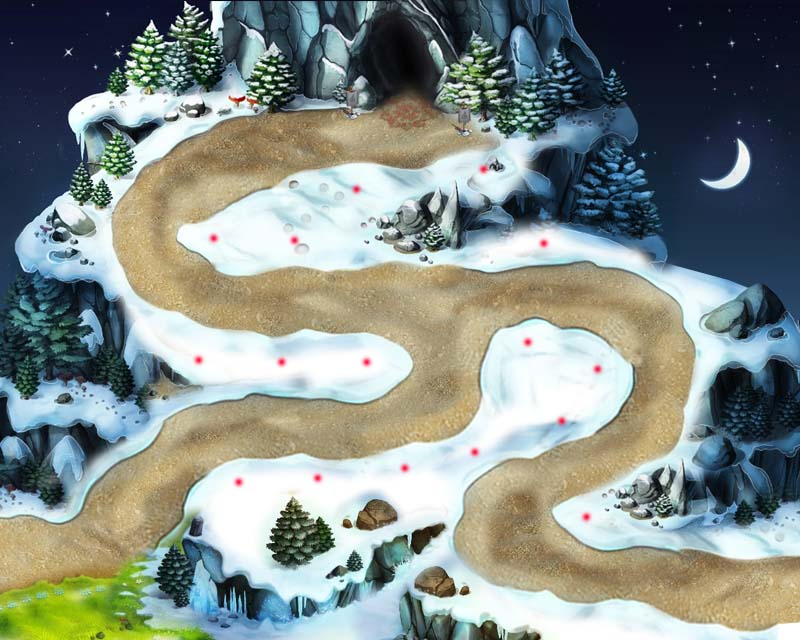

The image is a tile-based game level rendered from a .tmx file. Its description and complete source (layers, tilesets, objects, tile grids) follow:
An orthogonal 25x20 tile map with 32x32 px tiles, 2 tile layers (back, meta) and 58 objects (3x start, 2x waypoint－0, 2x waypoint－1, 2x waypoint－2, 2x waypoint－3, ...).

<map version="1.0" orientation="orthogonal" renderorder="right-down" width="25" height="20" tilewidth="32" tileheight="32" nextobjectid="61">
 <tileset firstgid="1" name="secene4" tilewidth="32" tileheight="32" tilecount="500" columns="25">
  <image source="battle4.jpg" trans="ff00ff" width="800" height="640" />
 </tileset>
 <layer name="back" width="25" height="20">
  <data encoding="csv">
1,2,3,4,5,6,7,8,9,10,11,12,13,14,15,16,17,18,19,20,21,22,23,24,25,
26,27,28,29,30,31,32,33,34,35,36,37,38,39,40,41,42,43,44,45,46,47,48,49,50,
51,52,53,54,55,56,57,58,59,60,61,62,63,64,65,66,67,68,69,70,71,72,73,74,75,
76,77,78,79,80,81,82,83,84,85,86,87,88,89,90,91,92,93,94,95,96,97,98,99,100,
101,102,103,104,105,106,107,108,109,110,111,112,113,114,115,116,117,118,119,120,121,122,123,124,125,
126,127,128,129,130,131,132,133,134,135,136,137,138,139,140,141,142,143,144,145,146,147,148,149,150,
151,152,153,154,155,156,157,158,159,160,161,162,163,164,165,166,167,168,169,170,171,172,173,174,175,
176,177,178,179,180,181,182,183,184,185,186,187,188,189,190,191,192,193,194,195,196,197,198,199,200,
201,202,203,204,205,206,207,208,209,210,211,212,213,214,215,216,217,218,219,220,221,222,223,224,225,
226,227,228,229,230,231,232,233,234,235,236,237,238,239,240,241,242,243,244,245,246,247,248,249,250,
251,252,253,254,255,256,257,258,259,260,261,262,263,264,265,266,267,268,269,270,271,272,273,274,275,
276,277,278,279,280,281,282,283,284,285,286,287,288,289,290,291,292,293,294,295,296,297,298,299,300,
301,302,303,304,305,306,307,308,309,310,311,312,313,314,315,316,317,318,319,320,321,322,323,324,325,
326,327,328,329,330,331,332,333,334,335,336,337,338,339,340,341,342,343,344,345,346,347,348,349,350,
351,352,353,354,355,356,357,358,359,360,361,362,363,364,365,366,367,368,369,370,371,372,373,374,375,
376,377,378,379,380,381,382,383,384,385,386,387,388,389,390,391,392,393,394,395,396,397,398,399,400,
401,402,403,404,405,406,407,408,409,410,411,412,413,414,415,416,417,418,419,420,421,422,423,424,425,
426,427,428,429,430,431,432,433,434,435,436,437,438,439,440,441,442,443,444,445,446,447,448,449,450,
451,452,453,454,455,456,457,458,459,460,461,462,463,464,465,466,467,468,469,470,471,472,473,474,475,
476,477,478,479,480,481,482,483,484,485,486,487,488,489,490,491,492,493,494,495,496,497,498,499,500
</data>
 </layer>
 <objectgroup name="path－1">
  <object id="48" name="start" x="782.667" y="596">
   <ellipse />
  </object>
  <object id="49" name="waypoint－0" x="513.333" y="548">
   <ellipse />
  </object>
  <object id="50" name="waypoint－1" x="522.667" y="492">
   <ellipse />
  </object>
  <object id="51" name="waypoint－2" x="628" y="445.333">
   <ellipse />
  </object>
  <object id="52" name="waypoint－3" x="660" y="357.333">
   <ellipse />
  </object>
  <object id="53" name="waypoint－4" x="597.333" y="300">
   <ellipse />
  </object>
  <object id="54" name="waypoint－5" x="372" y="304">
   <ellipse />
  </object>
  <object id="55" name="waypoint－6" x="212" y="304">
   <ellipse />
  </object>
  <object id="56" name="waypoint－7" x="149.333" y="238.667">
   <ellipse />
  </object>
  <object id="57" name="waypoint－8" x="225.333" y="165.333">
   <ellipse />
  </object>
  <object id="58" name="waypoint－9" x="362.667" y="134.667">
   <ellipse />
  </object>
  <object id="59" name="waypoint－10" x="425.333" y="137.333">
   <ellipse />
  </object>
  <object id="60" name="end" x="401.333" y="65.3333">
   <ellipse />
  </object>
 </objectgroup>
 <objectgroup name="path－0">
  <object id="3" name="start" x="20" y="564" />
  <object id="4" name="waypoint－0" x="101.333" y="540" />
  <object id="5" name="waypoint－1" x="189.333" y="449.333" />
  <object id="6" name="waypoint－2" x="225.333" y="432" />
  <object id="7" name="waypoint－3" x="398" y="420" />
  <object id="8" name="waypoint－4" x="436" y="385" />
  <object id="9" name="waypoint－5" x="441" y="310" />
  <object id="10" name="waypoint－6" x="213" y="305" />
  <object id="11" name="waypoint－7" x="147" y="231" />
  <object id="12" name="waypoint－8" x="224" y="162" />
  <object id="13" name="waypoint－9" x="404" y="126" />
  <object id="14" name="end" x="402" y="72" />
 </objectgroup>
 <objectgroup name="base">
  <object id="15" name="base－0" x="485" y="172" />
  <object id="16" name="guard－0" x="399" y="139" />
  <object id="17" name="base－1" x="354" y="185" />
  <object id="18" name="guard－1" x="325" y="141" />
  <object id="19" name="base－2" x="213" y="237" />
  <object id="20" name="guard－2" x="146" y="239" />
  <object id="22" name="base－3" x="294" y="244" />
  <object id="23" name="guard－3" x="294" y="298" />
  <object id="24" name="base－4" x="545" y="244" />
  <object id="25" name="guard－4" x="551" y="292" />
  <object id="26" name="base－5" x="201" y="360" />
  <object id="27" name="guard－5" x="205" y="296" />
  <object id="28" name="base－6" x="281" y="363" />
  <object id="29" name="guard－6" x="284" y="430" />
  <object id="30" name="base－7" x="367" y="366" />
  <object id="31" name="guard－7" x="441" y="313" />
  <object id="32" name="base－8" x="530" y="340" />
  <object id="33" name="guard－8" x="455" y="344" />
  <object id="34" name="base－9" x="601" y="371" />
  <object id="35" name="guard－9" x="663" y="370" />
  <object id="36" name="base－10" x="562" y="425" />
  <object id="37" name="guard－10" x="635" y="434" />
  <object id="38" name="base－11" x="585" y="514" />
  <object id="39" name="guard－11" x="592" y="576" />
  <object id="40" name="base－12" x="476" y="453" />
  <object id="41" name="guard－12" x="508" y="514" />
  <object id="42" name="base－13" x="404" y="467" />
  <object id="43" name="guard－13" x="384" y="422" />
  <object id="44" name="base－14" x="318" y="477" />
  <object id="45" name="guard－14" x="331" y="432" />
  <object id="46" name="base－15" x="235" y="485" />
  <object id="47" name="guard－15" x="158" y="482" />
 </objectgroup>
 <objectgroup name="hero">
  <object id="1" name="start" x="410" y="114" />
 </objectgroup>
 <layer name="meta" width="25" height="20" opacity="0">
  <data encoding="csv">
477,477,477,477,477,477,477,477,477,477,477,477,477,477,477,477,477,477,477,477,477,477,477,477,477,
477,477,477,477,477,477,477,477,477,477,477,0,0,0,477,477,477,477,477,477,477,477,477,477,477,
477,477,477,477,477,477,477,477,477,477,0,0,0,0,477,477,477,477,477,477,477,477,477,477,477,
477,477,477,477,477,477,477,0,0,0,0,0,0,0,0,477,477,477,477,477,477,477,477,477,477,
477,477,477,477,0,0,0,0,0,0,0,0,0,0,0,0,477,477,477,477,477,477,477,477,477,
477,477,477,0,0,0,0,0,0,0,0,0,0,0,0,477,477,477,477,477,477,477,477,477,477,
477,477,477,0,0,0,0,0,0,0,0,0,477,477,477,477,477,477,477,477,477,477,477,477,477,
477,477,477,0,0,0,0,0,0,0,0,0,477,477,477,477,477,477,477,477,477,477,477,477,477,
477,477,477,0,0,0,0,0,0,0,0,0,0,0,0,0,0,0,0,0,0,477,477,477,477,
477,477,477,477,0,0,0,0,0,0,0,0,0,0,0,0,0,0,0,0,0,0,477,477,477,
477,477,477,477,477,0,0,0,0,0,0,0,0,0,0,0,0,0,0,0,0,0,477,477,477,
477,477,477,477,477,0,0,0,0,0,0,0,0,0,0,0,0,0,0,0,0,0,477,477,477,
477,477,477,477,477,0,0,0,0,0,0,0,0,0,0,0,0,0,0,0,0,0,477,477,477,
477,477,477,477,0,0,0,0,0,0,0,0,0,0,0,0,0,0,0,0,0,0,477,477,477,
477,477,477,0,0,0,0,0,0,0,0,0,0,0,0,0,0,0,0,0,0,477,477,477,477,
477,477,0,0,0,0,0,0,477,477,477,477,477,0,0,0,0,0,0,477,477,477,477,477,477,
0,0,0,0,0,0,0,0,477,477,477,477,477,477,0,0,0,0,0,477,477,477,477,477,477,
0,0,0,0,0,477,477,477,477,477,477,477,477,477,0,0,0,0,0,0,0,0,0,0,0,
0,477,477,477,477,477,477,477,477,477,477,477,477,477,477,0,0,0,0,0,0,0,0,0,0,
477,477,477,477,477,477,477,477,477,477,477,477,477,477,477,477,477,0,0,0,0,0,0,0,0
</data>
 </layer>
</map>
